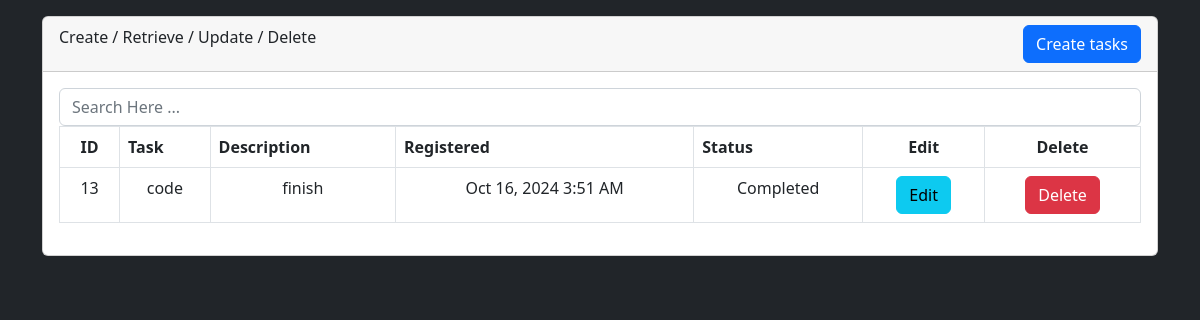
Page /AbatenCrud/index.php on the earlier database version.
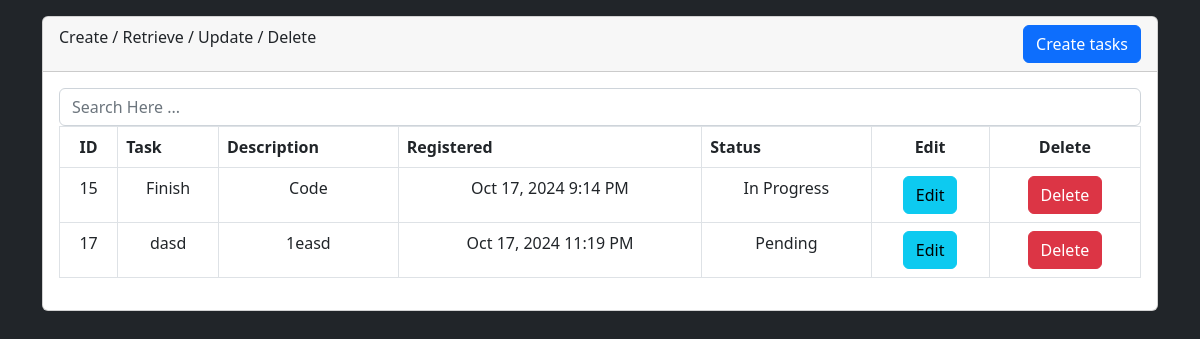
Same page on the later database version.
### tables this page shows
CREATE TABLE `tbl_task` (
  `task_id` int(11) NOT NULL,
  `task_name` varchar(255) NOT NULL,
  `task_description` varchar(255) NOT NULL,
  `task_created` timestamp NOT NULL DEFAULT current_timestamp() ON UPDATE current_timestamp(),
  `task_status` enum('Pending','In Progress','Completed') NOT NULL DEFAULT 'Completed',
  `user_id` int(11) DEFAULT NULL
);

### AbatenCrud/_functions.php (called while the page is built, shortened)
<?php
    function dbconnection(){
        $dbconnection = new PDO('mysql:dbname=crud; host=localhost; charset=utf8mb4', 'root', '');
        $dbconnection->setAttribute(PDO::ATTR_EMULATE_PREPARES, false);
        $dbconnection->setAttribute(PDO::ATTR_ERRMODE, PDO::ERRMODE_EXCEPTION);
        return $dbconnection;
    }
    function selecttasks(){
        $statement=dbConnection()->prepare("SELECT * FROM tbl_task Order By task_id ASC");
        $statement->execute();
        return $statement;
    }
?>

### AbatenCrud/index.php (the view, shortened to what this page needs)
<?php
    require '_functions.php';
?>
<!DOCTYPE html>
<html lang="en">
<head>
    <link rel="stylesheet" href="https://cdnjs.cloudflare.com/ajax/libs/bootstrap/5.2.3/css/bootstrap.min.css" />
    <link rel="stylesheet" href="https://cdnjs.cloudflare.com/ajax/libs/toastr.js/2.1.4/toastr.css" />
</head>
<body class="bg-dark">
    <div class="container">
        <div class="row mt-3">
            <div class="col-lg-12">
                <div class="card">
                    <div class="card-header">
                        Create / Retrieve / Update / Delete
                        <button
                        type="button"
                        class="btn btn-primary float-end"
                        data-bs-toggle="modal"
                        data-bs-target="#create">Create tasks</button>
                    </div>
                    <div class="card-body">
                        <form action="_redirect.php" method="post">
                            <div class="form-group">
                                <input
                                type="text"
                                class="form-control"
                                name="taskSearch"
                                id="taskSearch"
                                placeholder="Search Here ..."
                                autofocus
                                required>
                            </div>
                        </form>
                        <div class="table-responsive">
                            <table class="table table-bordered">
                                <thead>
                                    <tr>
                                        <th class="text-center">ID</th>
                                        <th>Task</th>
                                        <th>Description</th>
                                        <th>Registered</th>
                                        <th>Status</th>
                                        <th class="text-center">Edit</th>
                                        <th class="text-center">Delete</th>
                                    </tr>
                                </thead>
                                <tbody >
                                    <?php
                                        $gettasks=selecttasks();
                                        while($task=$gettasks->fetch(PDO::FETCH_ASSOC)){
                                        ?>
                                <tr>
                                    <td class="text-center"><?=$task['task_id']?></td>
                                    <td class="text-center"><?=$task['task_name']?></td>
                                    <td class="text-center"><?=$task['task_description']?></td>
                                    <td class="text-center"><?=date("M d, Y g:i A", strtotime ($task['task_created']))?></td>
                                    <td class="text-center"><?=$task['task_status']?></td>
                                    <td class="text-center">
                                        <button
                                        type="button"
                                        class="btn btn-info"
                                        data-bs-toggle="modal"
                                        data-bs-target="#edit_<?= $task['task_id']?>">Edit</button>
                                    </td>
                                    <td class="text-center">
                                    <button
                                        type="button"
                                        class="btn btn-danger"
                                        data-bs-toggle="modal"
                                        data-bs-target="#delete_<?= $task['task_id']?>">Delete</button>
                                    </td>
                                </tr>
                                <?php }?>
                                </tbody>
                            </table>
                        </div>
                    </div>
                </div>
            </div>
        </div>
    </div>
</body>
</html>

Differences in the rows shown:
removed tbl_task: task_id "13", task_name "code", task_description "finish", task_created "Oct 16, 2024 3:51 AM", task_status "Completed"
added tbl_task: task_id "15", task_name "Finish", task_description "Code", task_created "Oct 17, 2024 9:14 PM", task_status "In Progress"
added tbl_task: task_id "17", task_name "dasd", task_description "1easd", task_created "Oct 17, 2024 11:19 PM", task_status "Pending"
